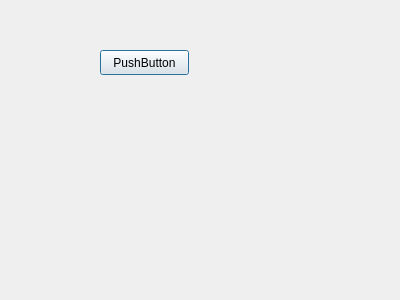
<?xml version="1.0" encoding="UTF-8"?>
<ui version="4.0">
 <class>Dialog</class>
 <widget class="QDialog" name="Dialog">
  <property name="geometry">
   <rect>
    <x>0</x>
    <y>0</y>
    <width>400</width>
    <height>300</height>
   </rect>
  </property>
  <property name="windowTitle">
   <string>Dialog</string>
  </property>
  <widget class="QPushButton" name="pushButton">
   <property name="geometry">
    <rect>
     <x>100</x>
     <y>50</y>
     <width>89</width>
     <height>25</height>
    </rect>
   </property>
   <property name="text">
    <string>PushButton</string>
   </property>
  </widget>
 </widget>
 <resources/>
 <connections/>
</ui>
